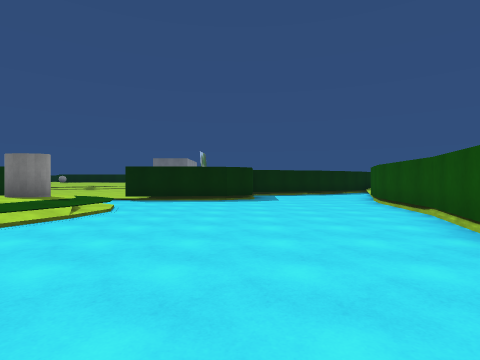
View 1 (above)

16 first-person views from a walk through a 3-D level made in the Unity game engine. The camera is 1.4 m above the floor, looks level and sees 80° across. The floor is counted in squares, 2 m on a side. Each view is taken from the middle of a square. On the plan, view 1 faces up. The plan holds only what a view shows up to about 10 squares ahead; the rest is blank. The place goes on beyond the plan. The player character is not drawn. Some animated figures are not drawn. Some surface patterns are stand-ins.

View 2
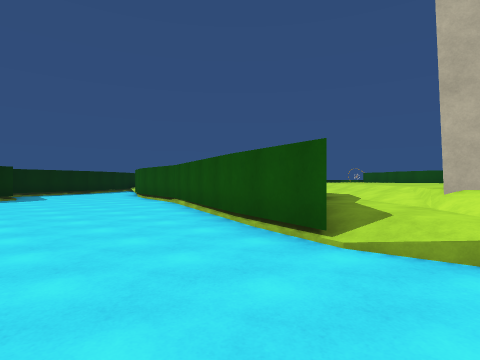

View 3
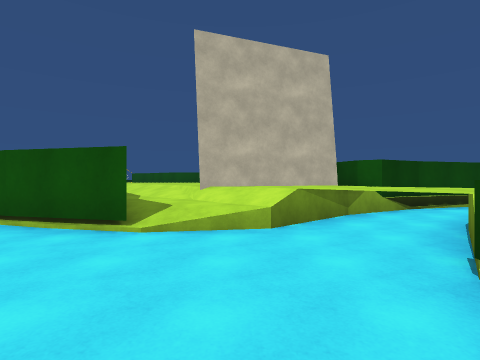

View 4
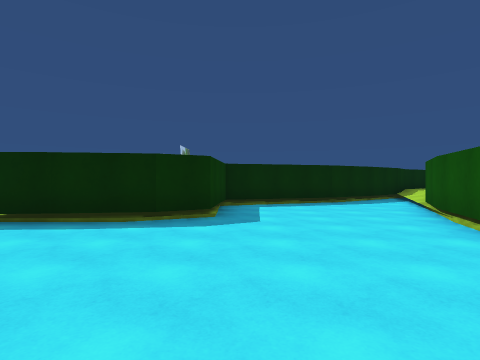

View 5
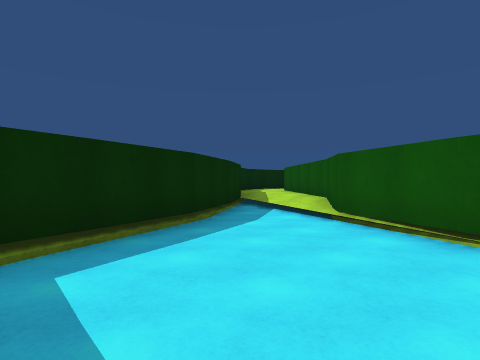

View 6
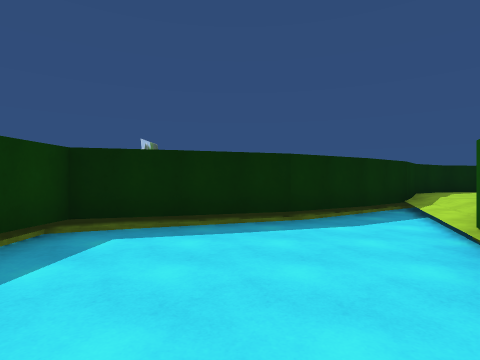

View 7
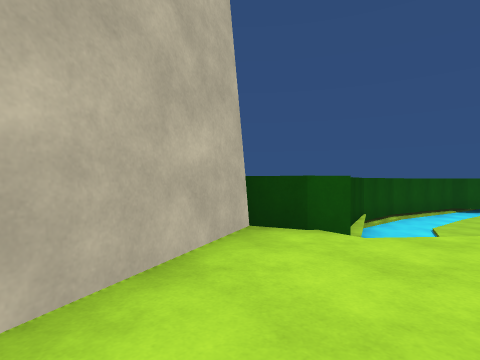

View 8
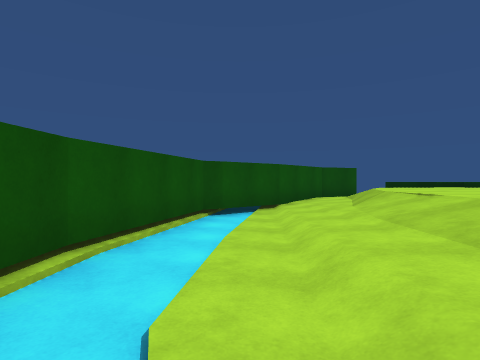

View 9
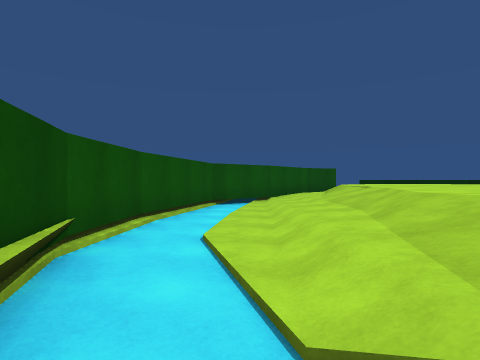

View 10
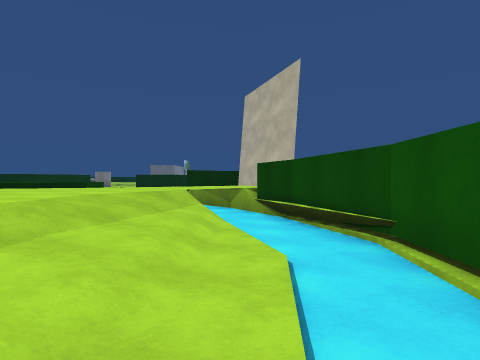

View 11
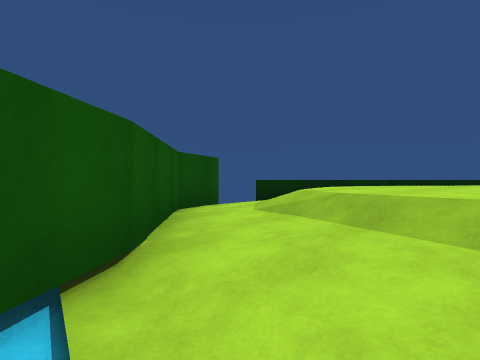

View 12
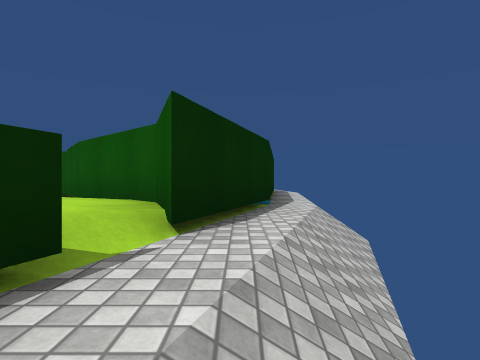

View 13
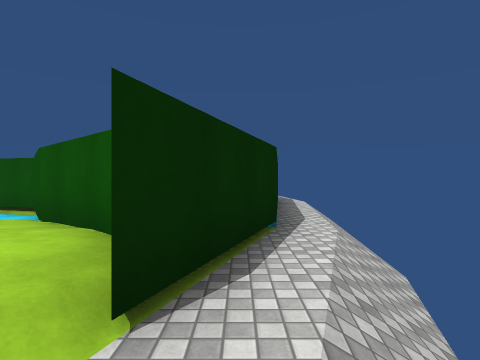

View 14
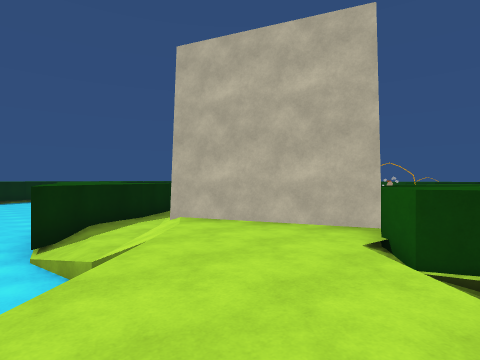

View 15
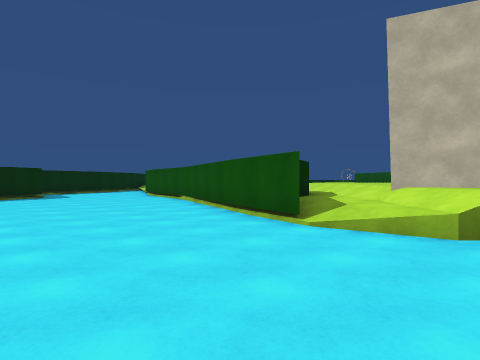

View 16
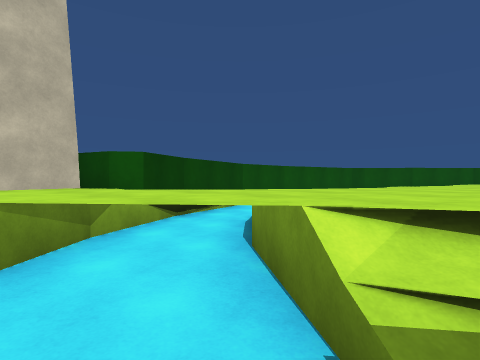

### Floor plan
Key: @ floor where view 1 was taken; # wall or solid block; . main floor; : floor 0.5 m higher than the main floor; + floor 0.75 m higher than the main floor; - floor 0.75 m lower than the main floor; * floor 1 m higher than the main floor; % floor 1.5 m higher than the main floor; / step, stairs or slope; = window, fence, low wall or low ledge; ^ raised ledge.
Columns run from 2 left of view 1 to 11 right of it. Each row starts with its distance up from view 1.
 18           ^^^#
 17           ^::
 16        ### :^
 15       ##.::^
 14    ####.//^
 13   ##..../^
 12   #.....#
 11  ##....##
 10 ##.....#
  9 .......#
  8 ......##
  7 ......#
  6 ......#
  5 ......#
  4 ......#
  3 .....##^
  2 .....# ^#//
  1 ....###://*
  0 ..@.#:://**
 -1 ..../:+**
 -2 ....//##
 -3 ..../**#
 -4  %=/***#**
 -5  //***/^^^^^
 -6  ****=.#
 -7   ***//##
 -8   **///.#
 -9    *///.#
-10    *///.#
-11   **///.#
-12  ***////#
-13 ****///##
-14 ***////#
-15 ***///##
-16 ////:^
-17  =/:#
-18 ///######
-19   -//...#
-20       ///

Positions as (right, up) in squares from view 1, and headings:
1: (0, 0), facing up
2: (-1, -2), facing up-right
3: (-2, -2), facing right
4: (1, 5), facing up
5: (1, 10), facing up-right
6: (3, 9), facing up
7: (3, -2), facing down-right
8: (4, -8), facing down
9: (4, -6), facing down
10: (4, -12), facing up
11: (4, -13), facing down-left
12: (-2, -18), facing right
13: (-1, -18), facing right
14: (1, -6), facing up-right
15: (-2, -3), facing up-right
16: (0, -3), facing down-right
